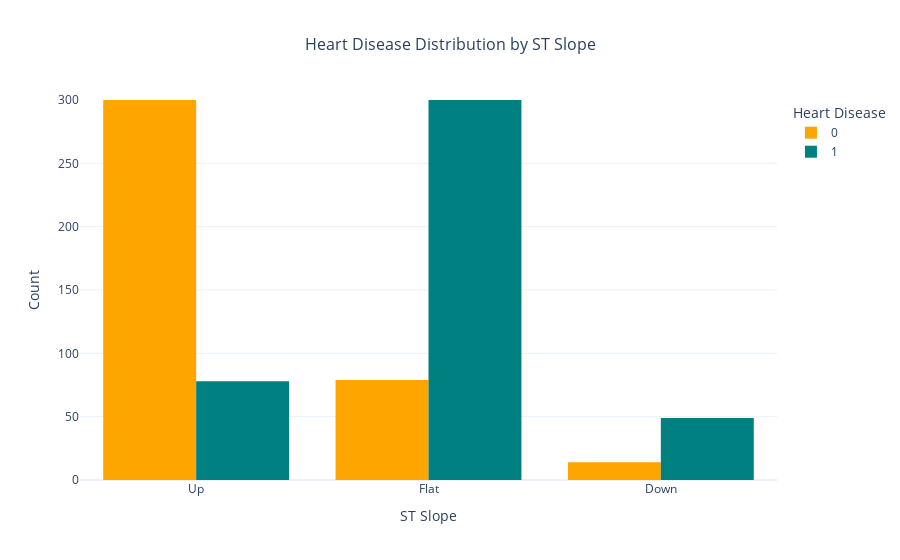

This figure's notebook cell:
### Code cell
#PLotting heart disease distribution by st slope
# Create the histogram

fig = px.histogram(
    data, 
    x='ST_Slope', 
    color='HeartDisease', 
    barmode='group',  # Grouped bars
    color_discrete_sequence=['Orange', 'Teal'],  # Use contrasting colors
    title='Heart Disease Distribution by ST Slope'
)

# Customize the layout

fig.update_layout(
    xaxis_title='ST Slope',
    yaxis_title='Count',
    legend_title='Heart Disease',
    template='plotly_white',
    title_font_size=16,
    title_x=0.5,  # Center the title
    yaxis=dict(range=[0, 300])  # Adjust y-axis range
)

# Show the plot
fig.show()

### Figure 1 — Plotly figure (JSON) as saved in the notebook; plotly's stock layout.template omitted (floating-point values rounded to 4 significant figures; data arrays with more than 128 entries replaced by an {"elided": "..."} marker saying what was removed)
{"data": [{"alignmentgroup": "True", "bingroup": "x", "hovertemplate": "HeartDisease=0<br>ST_Slope=%{x}<br>count=%{y}<extra></extra>", "legendgroup": "0", "marker": {"color": "Orange", "pattern": {"shape": ""}}, "name": "0", "offsetgroup": "0", "orientation": "v", "showlegend": true, "type": "histogram", "x": {"elided": "410 str values"}, "xaxis": "x", "yaxis": "y"}, {"alignmentgroup": "True", "bingroup": "x", "hovertemplate": "HeartDisease=1<br>ST_Slope=%{x}<br>count=%{y}<extra></extra>", "legendgroup": "1", "marker": {"color": "Teal", "pattern": {"shape": ""}}, "name": "1", "offsetgroup": "1", "orientation": "v", "showlegend": true, "type": "histogram", "x": {"elided": "508 str values"}, "xaxis": "x", "yaxis": "y"}], "layout": {"barmode": "group", "legend": {"title": {"text": "Heart Disease"}, "tracegroupgap": 0}, "title": {"font": {"size": 16}, "text": "Heart Disease Distribution by ST Slope", "x": 0.5}, "xaxis": {"anchor": "y", "domain": [0, 1], "title": {"text": "ST Slope"}}, "yaxis": {"anchor": "x", "domain": [0, 1], "range": [0, 300], "title": {"text": "Count"}}}}
